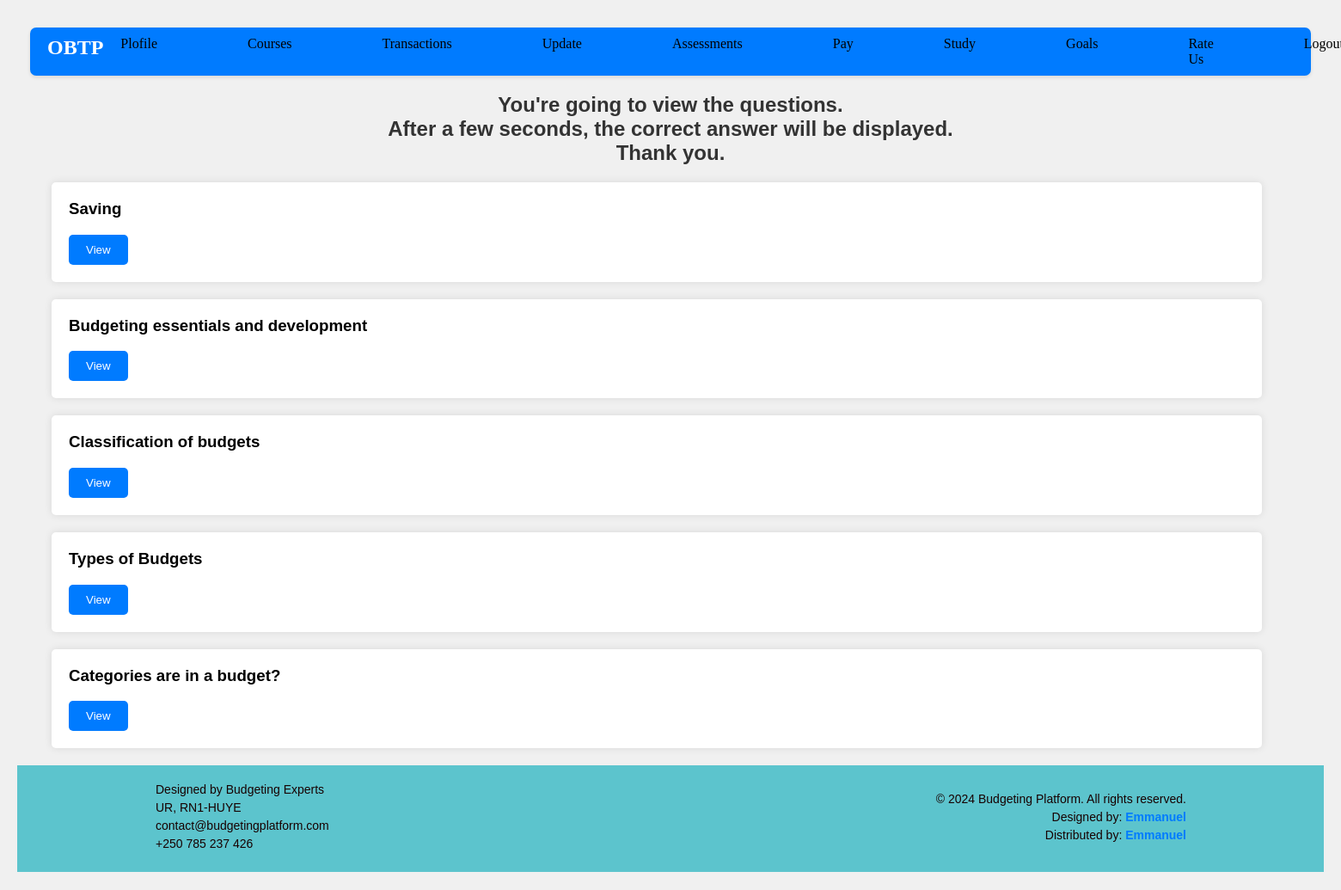
The app's page /assessment.php with its own data.
### tables this page shows
CREATE TABLE `assessments` (
  `AssessmentID` int(50) NOT NULL,
  `Title` text NOT NULL,
  `Question` text NOT NULL,
  `CorrectAnswer` text NOT NULL
);

### assessment.php (the view, shortened to what this page needs)
<?php
require_once "config.php";
$sql = "SELECT * FROM assessments";
$result = $conn->query($sql);
$assessments = [];
if ($result->num_rows > 0) {
    while ($row = $result->fetch_assoc()) {
        $assessments[] = $row;
    }
}
?>
<!DOCTYPE html>
<html lang="en">
<head>
    <link rel="stylesheet" href="styles.css">
</head>
<body>
<header>
      <nav class="navbar">
        <a href="index.html" class="navbar-brand">OBTP</a>
        <ul class="nav-links">
          <li><a href="personal_info.php">Plofile</a></li>
          <li><a href="enrollments.php">Courses</a></li>
          <li><a href="transaction_history.php">Transactions</a></li>
          <li><a href="settings.php">Update</a></li>
          <li><a href="assessment.php">Assessments</a></li>
          <li><a href="payment.html">Pay</a></li>
          <li><a href="course_dashboard.php">Study</a></li>
          <li><a href="goal.php">Goals</a></li>
          <li><a href="feedback.php">Rate Us</a></li>
          <li><a href="logout.php">Logout</a></li>
        </ul>
      </nav>
    </header>
<h2>You're going to view the questions. <br>After a few seconds, the correct answer will be displayed. <br>Thank you.</h2>
<?php foreach ($assessments as $assessment): ?>
    <div class="assessment">
        <h3><?php echo $assessment['Title']; ?></h3>
        <button class="view-btn">View</button>
    </div>
<?php endforeach; ?>
<footer class="footer">
      <div class="container2">
        <div class="left-part">
          <p class="mb-0">Designed by Budgeting Experts</p>
          <p class="mb-0">UR, RN1-HUYE</p>
          <p class="mb-0">contact@budgetingplatform.com</p>
          <p class="mb-0">+250 785 237 426</p>
        </div>
        <div class="right-part">
          <p class="mb-0">© 2024 Budgeting Platform. All rights reserved.</p>
          <p class="mb-0">Designed by: <a href="#" target="_blank" class="fw-bold">Emmanuel</a></p>
          <p class="mb-0">Distributed by: <a href="#" target="_blank" class="fw-bold">Emmanuel</a></p>
        </div>
      </div>
    </footer>
</body>
</html>

### styles.css (style rules this page uses)
.navbar { background-color: #007bff; width: 98%; margin-left: 15px; margin-top: 12px; color: #170101; box-shadow: 0 2px 4px rgba(0, 0, 0, 0.1); padding: 20px 0; display: flex; justify-content: space-between; border-radius: 7px; }
.navbar-brand { text-decoration: none; font-family: fantasy; font-weight: bold; color: #010102; margin-left: 10px; font-size: 40px; }
.nav-links { list-style: none; display: flex; margin-right: 80px; }
.nav-links li { margin-right: 80px; }
.nav-links li:last-child { margin-right: 0; }
.nav-links li a { font-family: fantasy; font-size: 20px; color: #351f8a; text-decoration: none; transition: color 0.3s ease; }
.footer { background-color: #c92334; color: #fff; padding: 20px 0; margin-bottom: 1px; }
.container2 { max-width: 1200px; margin: 0 auto; display: flex; }
.left-part { margin-left: 1px; }
.footer p { margin: 0; }
.left-part, .right-part { flex: 1; }
body { font-family: Arial, sans-serif; margin: 0; padding: 0; }
h2 { font-size: 24px; color: #333; }
.footer { background-color: #333; color: #fff; padding: 20px 0; }
.container2 { display: flex; justify-content: space-between; align-items: center; }
.left-part { flex: 1; }
.right-part { flex: 1; text-align: right; }
.right-part a { color: #fff; text-decoration: none; }

### assessment.php (style rules this page uses)
body { font-family: Arial, sans-serif; margin: 0; padding: 20px; background-color: #f0f0f0; }
.assessment { background-color: #fff; width: 90%; margin-left:40px; border-radius: 5px; padding: 20px; margin-bottom: 20px; box-shadow: 0 0 10px rgba(0, 0, 0, 0.1); }
h3 { margin-top: 0; }
.view-btn { background-color: #007bff; color: #fff; border: none; padding: 10px 20px; border-radius: 5px; cursor: pointer; }
.assessment { margin-bottom: 20px; }
h2 { text-align: center; }
.footer { background-color: #5cc4cd; padding: 20px; margin-top: auto; }
.footer .container2 { display: flex; justify-content: space-between; }
.footer .container2 .left-part p, .footer .container2 .right-part p { font-size: 14px; color: #170101; margin-bottom: 5px; }
.footer .container2 .right-part p a { color: #007bff; text-decoration: none; font-weight: bold; }
.navbar { background-color: #007bff; padding: 10px 0; }
.navbar-brand { color: #fff; font-size: 24px; text-decoration: none; margin-left: 20px; }
.nav-links { list-style: none; padding: 0; margin: 0; }
.nav-links li { display: inline; margin-left: 20px; }
.nav-links li a { color: black; text-decoration: none; font-size: 16px; margin-right: 5px; }

### records on screen
assessments: Title "Saving"
assessments: Title "Budgeting essentials and development"
assessments: Title "Classification of budgets"
assessments: Title "Types of Budgets"
assessments: Title "Categories are in a budget?"
